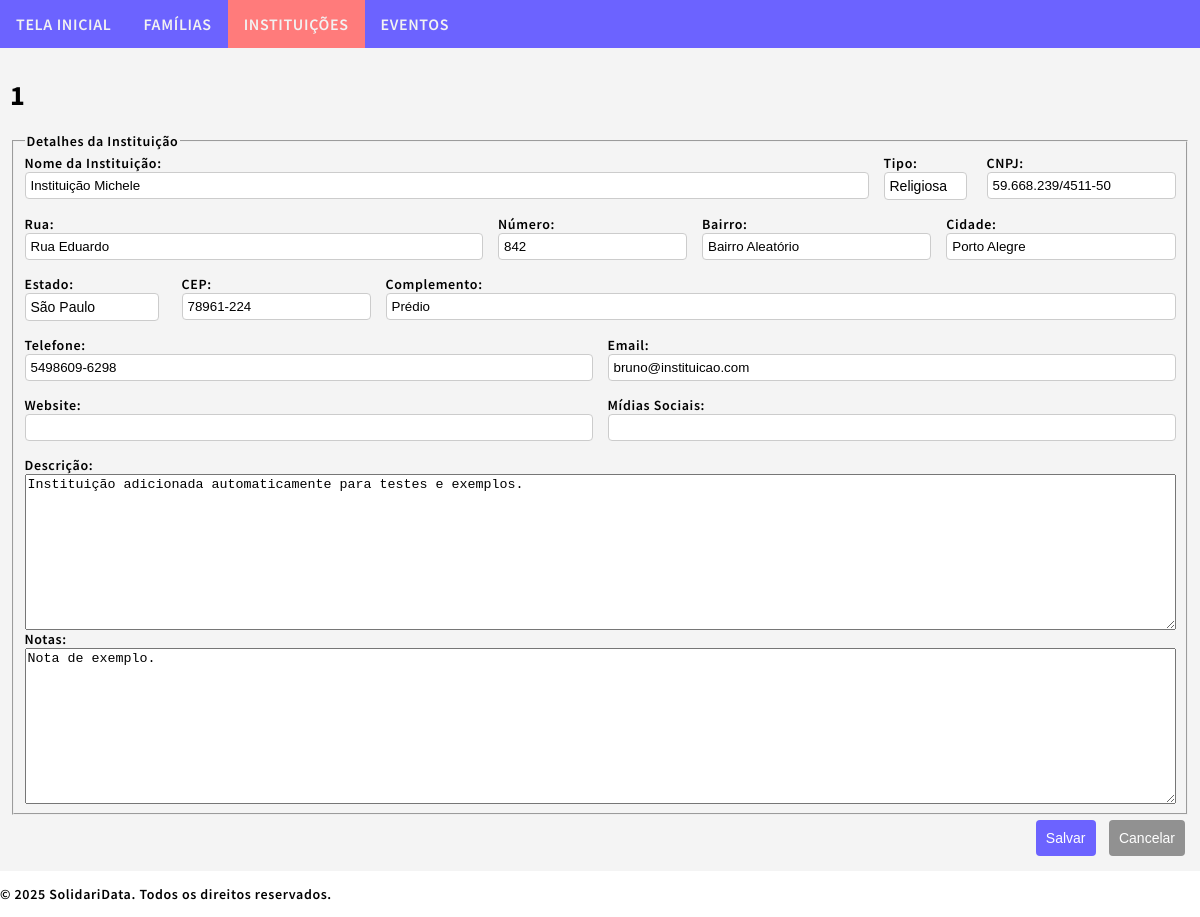
The app's page /sdata/institutions/1/update/ with its own data.
### sdata/models.py (models this page shows, shortened)
class Institution(models.Model):
    institution_id = models.AutoField(primary_key=True)
    institution_name = models.CharField(max_length=100, db_index=True)
    institution_type = models.CharField(max_length=11, choices=[('comunitária', 'Comunitária'), ('privada', 'Privada'), ('pública', 'Pública'), ('religiosa', 'Religiosa'), ('outra', 'Outra')], blank=True)
    institution_cnpj = models.CharField(max_length=18, unique=True, blank=True)
    institution_address_street = models.CharField(max_length=65)
    institution_address_number = models.CharField(max_length=10)
    institution_address_neighborhood = models.CharField(max_length=65)
    institution_address_city = models.CharField(max_length=65)
    institution_address_state = models.CharField(max_length=2, choices=Family.BRAZILIAN_STATES, blank=True, default='SP')
    institution_address_zipcode = models.CharField(max_length=10, blank=True)
    institution_address_complement = models.CharField(max_length=255, blank=True)
    institution_phone = models.CharField(max_length=15, blank=True)
    institution_email = models.EmailField(blank=True)
    institution_website = models.URLField(blank=True)
    institution_social_media = models.CharField(max_length=255, blank=True)
    institution_description = models.TextField(blank=True)
    institution_note = models.TextField(blank=True)
    institution_created = models.DateTimeField(auto_now_add=True)
    institution_updated = models.DateTimeField(auto_now=True)

### sdata/views.py (the view)
# urls.py: path('sdata/institutions/<int:pk>/update/', views.institution_update, name='institution_update'),
def institution_update(request, pk):
    institution = get_object_or_404(Institution, pk=pk)
    if request.method == "POST":
        institution_form = InstitutionForm(request.POST, instance=institution)
        if institution_form.is_valid():
            institution_form.save()
            return redirect('institution_detail', pk=institution.pk)
    else:
        institution_form = InstitutionForm(instance=institution)
    return render(request, 'sdata/institution_form.html', {
        'form': institution_form,
    })

### sdata/templates/sdata/institution_form.html (shortened to what this page needs)
{% extends "sdata/base.html" %}
{% block content %}
<h1>{{ form.instance.pk|default:"Cadastro de instituição" }}</h1>
<form method="post" class="form-container">
    <fieldset>
        <legend>Detalhes da Instituição</legend>
        <div class="form-row">
            <div class="form-group">
                <label for="institution_name">Nome da Instituição:</label>
                {{ form.institution_name }}
            </div>
            <div class="form-group-1">
                <label for="institution_type">Tipo:</label>
                {{ form.institution_type }}
            </div>
            <div class="form-group-1">
                <label for="institution_cnpj">CNPJ:</label>
                {{ form.institution_cnpj }}
            </div>
        </div>
        <div class="form-row">
            <div class="form-group-2">
                <label for="institution_address_street">Rua:</label>
                {{ form.institution_address_street }}
            </div>
            <div class="form-group-1">
                <label for="institution_address_number">Número:</label>
                {{ form.institution_address_number }}
            </div>
            <div class="form-group">
                <label for="institution_address_neighborhood">Bairro:</label>
                {{ form.institution_address_neighborhood }}
            </div>
            <div class="form-group">
                <label for="institution_address_city">Cidade:</label>
                {{ form.institution_address_city }}
            </div>
        </div>
        <div class="form-row">
            <div class="form-group-1">
                <label for="institution_address_state">Estado:</label>
                {{ form.institution_address_state }}
            </div>
            <div class="form-group-1">
                <label for="institution_address_zipcode">CEP:</label>
                {{ form.institution_address_zipcode }}
            </div>
            <div class="form-group">
                <label for="institution_address_complement">Complemento:</label>
                {{ form.institution_address_complement }}
            </div>
        </div>
        <div class="form-row">
            <div class="form-group">
                <label for="institution_phone">Telefone:</label>
                {{ form.institution_phone }}
            </div>
            <div class="form-group">
                <label for="institution_email">Email:</label>
                {{ form.institution_email }}
            </div>
        </div>
        <div class="form-row">
            <div class="form-group">
                <label for="institution_website">Website:</label>
                {{ form.institution_website }}
            </div>
            <div class="form-group">
                <label for="institution_social_media">Mídias Sociais:</label>
                {{ form.institution_social_media }}
            </div>
        </div>
        <div class="form-group">
            <label for="institution_description">Descrição:</label>
            {{ form.institution_description }}
        </div>
        <div class="form-group">
            <label for="institution_note">Notas:</label>
            {{ form.institution_note }}
        </div>
    </fieldset>
    <div class="form-actions">
        <button type="submit" class="btn-primary">Salvar</button>
        <button type="button" class="btn-secondary" onclick="window.location.href='{% url "institution_list" %}'">Cancelar</button>
    </div>
</form>
{% endblock %}

### sdata/static/sdata/styles.css (style rules this page uses)
body { margin:0; font: 600 14px 'Source Sans Pro', sans-serif; letter-spacing: 0.64px; color: #000000; }
.form-row { display: flex; gap: 15px; margin-bottom: 15px; }
.form-group { flex: 1; display: flex; flex-direction: column; }
.form-group-1 { flex: initial; display: flex; flex-direction: column; }
.form-group-2 { flex: 2; display: flex; flex-direction: column; }
input { width: auto; padding: 5px; border: 1px solid #ccc; border-radius: 4px; }
button { display: inline-block; padding: 10px 10px; margin: 5px 5px; border: none; border-radius: 4px; font-size: 14px; cursor: pointer; transition: 0.5s; }
button.btn-primary { background-color: #6c63ff; color: #fff; }
button.btn-secondary { background-color: #919191; color: #fff; }
select { border: 1px solid #ccc; padding: 5px; border-radius: 4px; font-size: 14px; width: 95%; box-sizing: border-box; background-color: #fff; appearance: none; }
.form-actions { text-align: right; }

### records on screen
Institution: instance.pk "1", institution_name "Instituição Michele", institution_type "Religiosa", institution_cnpj "59.668.239/4511-50", institution_address_street "Rua Eduardo", institution_address_number "842", institution_address_neighborhood "Bairro Aleatório", institution_address_city "Porto Alegre", institution_address_state "São Paulo", institution_address_zipcode "78961-224", institution_address_complement "Prédio", institution_phone "5498609-6298", institution_email "bruno@instituicao.com", institution_description "Instituição adicionada automaticamente para testes e exemplos.", institution_note "Nota de exemplo."
